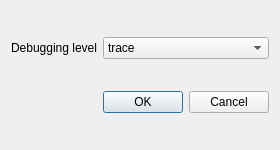
<?xml version="1.0" encoding="UTF-8"?>
<ui version="4.0">
 <class>SettingDialog</class>
 <widget class="QDialog" name="SettingDialog">
  <property name="geometry">
   <rect>
    <x>0</x>
    <y>0</y>
    <width>232</width>
    <height>150</height>
   </rect>
  </property>
  <property name="windowTitle">
   <string>Dialog</string>
  </property>
  <layout class="QGridLayout" name="gridLayout">
   <item row="1" column="1">
    <widget class="QDialogButtonBox" name="buttonBox">
     <property name="orientation">
      <enum>Qt::Horizontal</enum>
     </property>
     <property name="standardButtons">
      <set>QDialogButtonBox::Cancel|QDialogButtonBox::Ok</set>
     </property>
    </widget>
   </item>
   <item row="0" column="1">
    <widget class="QComboBox" name="debugLevel">
     <property name="editable">
      <bool>false</bool>
     </property>
     <property name="currentText">
      <string>debug</string>
     </property>
     <item>
      <property name="text">
       <string>trace</string>
      </property>
     </item>
     <item>
      <property name="text">
       <string>debug</string>
      </property>
     </item>
     <item>
      <property name="text">
       <string>info</string>
      </property>
     </item>
     <item>
      <property name="text">
       <string>warning</string>
      </property>
     </item>
     <item>
      <property name="text">
       <string>error</string>
      </property>
     </item>
     <item>
      <property name="text">
       <string>fatal</string>
      </property>
     </item>
    </widget>
   </item>
   <item row="0" column="0">
    <widget class="QLabel" name="label">
     <property name="text">
      <string>Debugging level</string>
     </property>
    </widget>
   </item>
  </layout>
 </widget>
 <resources/>
 <connections>
  <connection>
   <sender>buttonBox</sender>
   <signal>accepted()</signal>
   <receiver>SettingDialog</receiver>
   <slot>accept()</slot>
   <hints>
    <hint type="sourcelabel">
     <x>248</x>
     <y>254</y>
    </hint>
    <hint type="destinationlabel">
     <x>157</x>
     <y>274</y>
    </hint>
   </hints>
  </connection>
  <connection>
   <sender>buttonBox</sender>
   <signal>rejected()</signal>
   <receiver>SettingDialog</receiver>
   <slot>reject()</slot>
   <hints>
    <hint type="sourcelabel">
     <x>316</x>
     <y>260</y>
    </hint>
    <hint type="destinationlabel">
     <x>286</x>
     <y>274</y>
    </hint>
   </hints>
  </connection>
 </connections>
</ui>
